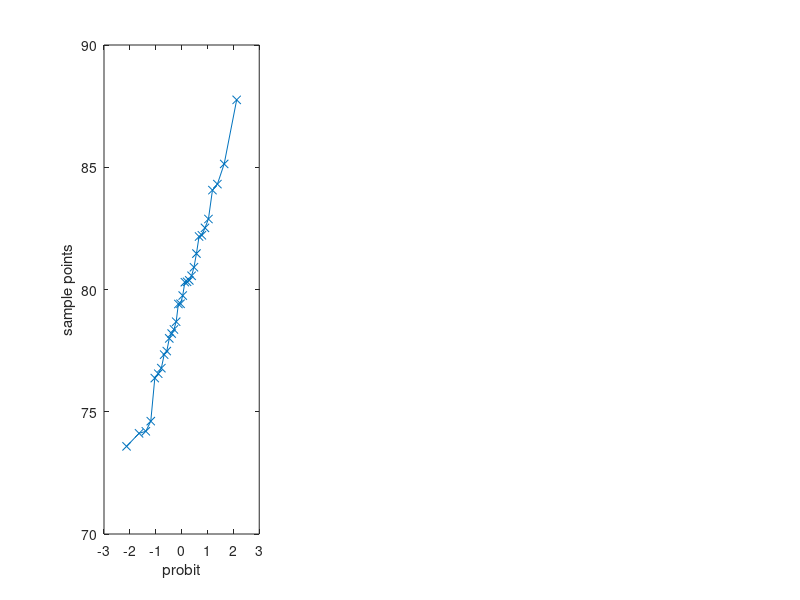

MATLAB code for this plot: (Note: this script raises an error after producing the figure.)
clc; clear; close all;
load('anova_data.mat');

%% Normalnosc - QQplots + lillietest
figure('Name', 'Normalnosc - czas snu koali');
for i = 1:3
    subplot(1,3,i);
    qqplot(koala(:,i));
    [h, p] = lillietest(koala(:,i));
    title(sprintf('Grupa %d', i));
    xlabel(sprintf('lillietest: p=%.3f, h=%d  (h=0? -> normalny)', p, h));
end
sgtitle('QQ-plots: czas snu koali');

%% Rownosc wariancji - vartestn
% H0: wariancje sa rowne; H1: co najmniej jedna jest rozna
[p_var] = vartestn(koala, 'TestType', 'Bartlett', 'Display', 'off');
fprintf('vartestn (rownosc wariancji): p=%.4f', p_var);
if p_var > 0.05
    fprintf(' -> wariancje rowne (zalozenie spelnione)\n');
else
    fprintf(' -> wariancje NIEROWNE (zalozenie niespelnione!)\n');
end

%% Jednoczynnikowa ANOVA
% H0: srednie we wszystkich 3 grupach sa rowne
% H1: co najmniej jedna srednia rozni sie istotnie
fprintf('\nJednoczynnikowa ANOVA:\n');
[p, ~, stats] = anova1(koala, {'Gr.1', 'Gr.2', 'Gr.3'});
fprintf('p-value = %.4f\n', p);
if p < 0.05
    fprintf('Odrzucamy H0: co najmniej jedna srednia rozni sie istotnie.\n');
    figure('Name', 'Post-hoc: multcompare');
    multcompare(stats);
    title('Przedzialy ufnosci roznic srednich (multcompare)');
else
    fprintf('Brak podstaw do odrzucenia H0: srednie sa rowne.\n');
end
